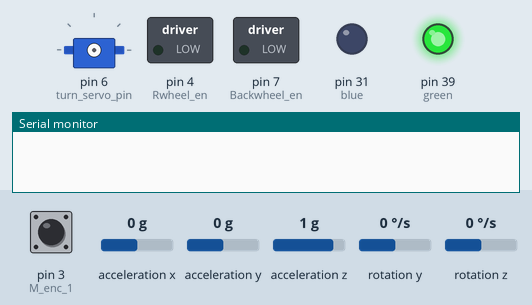
This sketch was run on a simulated Arduino Mega 2560, built with avr-gcc and run on an emulated ATmega2560. Parts: servo, switched loads named in the sketch (green lamp = pin HIGH), output pins drawn as LEDs (lit = HIGH), the last lines printed to the serial monitor. Wiring (inferred from the names in the program): MPU-6050 motion sensor at I2C address 0x68. The inputs (shaded band) are chosen by the test bench; at power-on: acceleration z 1 g, acceleration x 0 g, pin 3 (M_enc_1) HIGH, acceleration y 0 g, rotation y 0 °/s, rotation z 0 °/s.

Above: at 0.9 s.
1.0 s: acceleration z set to 0.1 g
At 3.8 s:
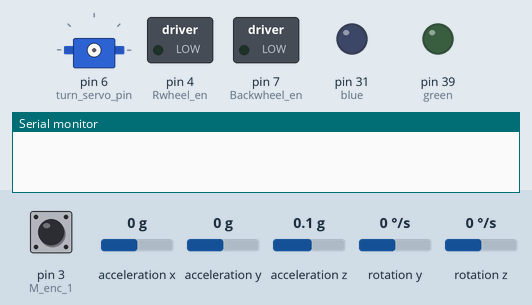
4.0 s: acceleration z set to -0.2 g
At 5.2 s:
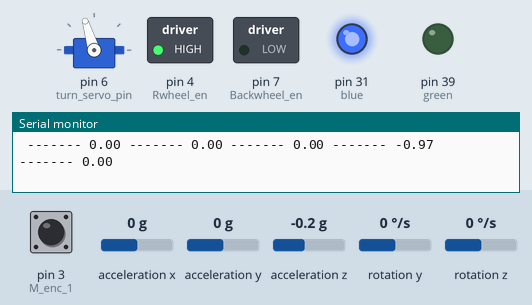
5.6 s: acceleration x set to 1.4 g
Timing chart, 0 to 8.6 s (numbered marks = the images above; inputs shaded):
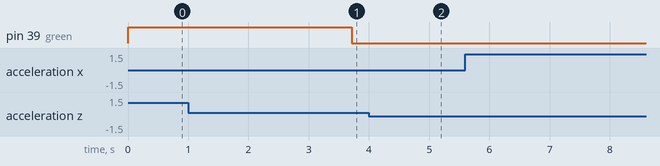

The sketch:

With_Interrupt_LQR.ino
```cpp
#include "remote_x.h"
#include "motor_run.h"
#include "mpu_header.h"
#include "testing_print.h"
//------------#######################################----------------------------------------------#
//            ||  chose your Controller   || ------- uncomment line 1 to implement PID controller  #
//            ||      from HERE           || ------- uncomment line 2 to implement LQR controller  #
//------------#######################################----------------------------------------------#
#define choose_PID    // Line 1
//#define choose_LQR    // Line 2


//######################################################---------------------------------------------declarations
float set_point = -3.32;
float error= 0, error_d = 0,  error_i = 0 , prev_error = 0,W_Rwheel;
float Rmotor_torque ;
float bot_inclination;
volatile long counter = 0,prev_counter=0;
void PID_controle();
void integrate_error();
//######################################################-----------------------------------------LQR gains
float K1 = 0, K2 = 0,K3 = 0;
//######################################################---------------------------------------------SETUP

void setup() {
  Serial1.begin(115200);
  Serial.begin(115200);
  Wire.begin();
  Wire.setClock(400000UL);
  pinMode(green,OUTPUT);
  pinMode(blue,OUTPUT);
  pinMode(M_enc_1,INPUT);
  pinMode(M_enc_2,INPUT);
  attachInterrupt(digitalPinToInterrupt(M_enc_1), rotary, RISING);
  Adjust_rmt_Data();
  digitalWrite(green,HIGH);
  resetMPU();
  Set_up_timers();
}
//######################################################-------------------------------------------LOOP
void loop() {
  //update_gains ();
  read_remote();
  run_backwheel();
  run_front_servo();
  print_data(counter,bot_inclination);
}

//######################################################----------------------here is the ISRs of interrupt sequences are defined
ISR(TIMER1_COMPA_vect)     //writing ISR with vector for timer 1A  // run pid calculation after 10ms it willl take 200 micro sec time
{
  #ifdef choose_PID
  PID_controle();
  #endif

  #ifdef choose_LQR
  LQR_controle();
  #endif
}

ISR(TIMER1_COMPB_vect)     //writing ISR with vector for timer 1B  //run data fusion after 7 ms it will take 400 micro sec time
{ bot_inclination = dataFusion(0.98);  }    //returns filterd inclination of bot

ISR(TIMER1_COMPC_vect)     //writing ISR with vector for timer 1C  // grabing data at 4ms it takes around 700 micro sec
{ sei();                   //after entring in an ISR globle interrupts gets disabled
  readAccel(16384.0);      //read XYZ Accel data from registers 0x3B to 0x40
  readGyro(32.75);         //reading gyro data
  }
//############################################################
//function name:      rotary()
//passing arguments:  NONE
//return :            NONE
//description:
//############################################################
void rotary() {
if(digitalRead(M_enc_2))
counter--;
else
counter++;
}
//######################################################---------------------------------------------LQR controler here
// for LQr controller o/p states will be inclination and angular velocity of cycle bot and angular velocity of reation wheel
void LQR_controle()
{
  W_Rwheel = (counter - prev_counter)/Ts;
  prev_counter = counter;
  Rmotor_torque = (K1 * (set_point - bot_inclination)*(3.14/360)) + (K2 * GyroY ) + (K3 * (W_Rwheel)*(3.14/270));     // LQR algorithm
  //-----------------------------------------------------|^|--converting in redian----------------------|^|---converting encoder tics/sec in redian/secon
  run_Rwheel(Rmotor_torque);
}

//######################################################---------------------------------------------PID controler here
void PID_controle()
{
  error = set_point - bot_inclination;      //it derives the output error w.r.t. set point for PID controller
  integrate_error();                        //it integrates arror and constrains it within the renge of motor saturation (anti winding)
  error_d = (error - prev_error) / Ts;      //it differentiats error
  prev_error = error;                       // keeping trace back of previous error

  Rmotor_torque = (Kp * error) + (Ki * error_i) + (Kd * error_d);     // PID algorithm
  run_Rwheel(Rmotor_torque);
}

//############################################################
//function name:      integrate_error()
//passing arguments:  NONE
//return :            NONE
//discription:        it integrates 'error' and also assures that integration values stays between -255 to 255
//                    it prevents to windup integrator towards infinity for constant error because of machine saturation
//############################################################

void integrate_error()
{
  if ((Ki * error_i <255 & Ki*error_i > -255)) error_i = error_i + error * Ts;             // integrate normally if "Ki*error_i" value is within the range of saturation(-255 to 255)

  else if (Ki * error_i > 255)                 error_i = float(int(255 / Ki));            // if "Ki*error_i" value is exeding 255 just turn of integrator

  else if ( Ki * error_i < -255)               error_i = float(int(-255 / Ki));          //if "Ki*error_i" value becoming lower than -255 just turn of integrator
}

//############################################################
//function name:      Set_up_timers()
//passing arguments:  NONE
//return :            NONE
//description:        in configurs timers and also mode of oprating timer and generating interrupt
//                    here we are using timer 1 and its 3 compare match registers and when match with OCR1A occurs its resets timer1 and generates interrupt
//                    when timer starts OCR1C register gentrates interrupt at 4ms; OCR1B at 7ms and OCR1A at 10ms and thus uniform sampling gets assureds
//############################################################
void Set_up_timers()
{
    cli();               //to reinitialize all interupts
    TCCR1A = B00000000;  //clear whole register
    TCCR1B = B00001101;  //setting up prescaler to 1024 and ctc mode too

    OCR1AH = 0x00;       //high byte of compare match register
    OCR1AL = 0x3F;       //low byte of compare match register//interupt after 10ms = 0x9D

    OCR1BH = 0x00;       //high byte of compare match register
    OCR1BL = 0x2F;//0x6F;       //low byte of compare match register//interrupt after 7ms = 0X6F

    OCR1CH = 0x00;       //high byte of compare match register
    OCR1CL = 0x20;       //low byte of compare match register//intrrupt after 4ms  = 0X3F

    TIMSK1 = B00001110;  //enabling timer interrupt on compare match register A
    sei();
}
```

motor_run.h
```cpp
#include <ServoTimer2.h>
#include<arduino.h>

ServoTimer2 turnservo;

#define Rwheel_en 4
#define Rwheel_m1 27
#define Rwheel_m2 29

#define Backwheel_en 7
#define backwheel_m1 25
#define backwheel_m2 23

#define turn_servo_pin 6
void motorA_direction(int);
void motorB_direction(int);
void motor_signal_A(int, int);
void motor_signal_B(int, int);

#define M_enc_1 3
#define M_enc_2 5
//############################################################
//function name:      run_backwheel()
//passing arguments:  NONE
//return :            NONE
//discription:        it  runs backwheel motor according to commands received from remote
//
//############################################################
void run_backwheel(){
if (backwheel > 0)
{
    analogWrite(Backwheel_en,abs(backwheel));
    digitalWrite(backwheel_m1, HIGH);
    digitalWrite(backwheel_m2, LOW);
}
else if (backwheel < 0)
{
    analogWrite(Backwheel_en,abs(backwheel));
    digitalWrite(backwheel_m1, LOW);
    digitalWrite(backwheel_m2, HIGH);
}
else
{
    analogWrite(Backwheel_en,0);
    digitalWrite(backwheel_m1, LOW);
    digitalWrite(backwheel_m2, LOW);
}
}
//############################################################
//function name:      run_front_servo()
//passing arguments:  NONE
//return :            NONE
//discription:        it  sets servomotor angle according to commands received from remote
//############################################################
void run_front_servo()
{
turnservo.attach (turn_servo_pin);
turnservo.write(map(turnwheel, 0,180,750, 2250));
}

//############################################################
//function name:      run_Rwheel()
//passing arguments:  torque to be set and calculated from PID
//return :            NONE
//discription:        it  sets servomotor angle according to commands received from remote
//############################################################
void run_Rwheel(float torque)
{
torque = constrain (torque, -255, 255 );
if (torque > 0)
{
    analogWrite(Rwheel_en,abs(torque));
    digitalWrite(Rwheel_m1, HIGH);
    digitalWrite(Rwheel_m2, LOW);
}
else if (torque < 0)
{
    analogWrite(Rwheel_en,abs(torque));
    digitalWrite(Rwheel_m1, LOW);
    digitalWrite(Rwheel_m2, HIGH);
}
else
{
    analogWrite(Rwheel_en,0);
    digitalWrite(Rwheel_m1, LOW);
    digitalWrite(Rwheel_m2, LOW);
}
}
```

mpu_header.h
```cpp
#include<Wire.h>
#define MPUaddr0 0x68    //addr used if pin AD0 is set to 0 (left unconnected)
#define MPUaddr1 0x69    //addr used if pin AD0 is set to 1 (wired to VDD)
#define blue 31
#define green 39

float AccelX, AccelY, AccelZ = 0;              ////scaled data from MPU accl(force)
float accelYangle = 0;////angle calculated from accl(degree)
float GyroX, GyroY, GyroZ = 0;                 ////scaled data from MPU  gyro(degree/sec)
float pitch, gyroYang;
void readGyro(float);
void readAccel(float);
void initiate_pitch();

//--------------------------------------------------------------------------
float Ts = 0.004; //////main frequency  - 200hz
float gyroffset = 1.75;   //offset in angular velocity
//-----------------------------------------------------------------

//############################################################
//function name:      dataFusion()
//passing arguments:  filter coefficient of complementary filter()default is 0.97
//return :            filterd data of inclination in degree
//discription:        it grabs data from MPU 6050 with SPI protocol and calculates angle from raw data and also performs data fusion on it
//############################################################

float dataFusion(float alpha_comp = 0.97)
{
  accelYangle = (atan2(-AccelX, -AccelZ)) * 180 / PI;   //calculate angle from accel data in  degree(method 1)
  gyroYang =  pitch + GyroY* Ts;                        //calculate angle from gyro data in degree
  pitch       = (alpha_comp* (pitch + GyroY* Ts)) + ((1.0 - alpha_comp) * accelYangle);       //fuse data using complementry filter algorythem in degree
  return (pitch);                                       //return data of data fusion
}

//############################################################
//function name:      readAccel()
//passing arguments:  divisor to convert raw data in to MKS unit of physical quantity
//return :            NONE
//discription:        it grabs data from MPU 6050 with SPI protocol and calclates forces on X & Z axis from raw data
//############################################################

void readAccel(float accelDivisor)
{
  Wire.beginTransmission(MPUaddr0);   //begin transmission with mpu on defined address
  Wire.write(0x3B);                   //define register to be accesed
  Wire.endTransmission();             //over the commanding
  Wire.requestFrom(MPUaddr0, 6);      //read 6 consecutive registers starting at 0x3B
  if (Wire.available() >= 6){
    //combining raw data received from 2 diffrent bytes in one variable for X axis
    int16_t temp0 = Wire.read() << 8;   //read upper byte of X
    int16_t temp1 = Wire.read();        //read lower byte of X
    AccelX = (float) (temp0 | temp1);
    AccelX = AccelX / accelDivisor;     //converting data to force in factor of gravitational acceleration

    //wasting 2 bites as they are for y axis and not for oure use
    Wire.read();           //read upper byte of Y
    Wire.read();           //read lower byte of Y

    //combining raw data received from 2 different bytes in one veriable for Z axis
    temp0 = Wire.read() << 8;           //read upper byte of Z
    temp1 = Wire.read();                //read lower byte of Z
    AccelZ = (float) (temp0 | temp1);
    AccelZ = AccelZ / accelDivisor;     //converting data to force in factor of gravitetional accilaration
  }
}
//############################################################
//function name:      readGyro()
//passing arguments:  divisor to convert raw data in to MKS unit of physical quantity
//return :            NONE
//discription:        it grabs data from MPU 6050 with SPI protocol and calclates angular velocity around Y axis in degree/sec
//############################################################
void readGyro(float gyroDivisor){

  Wire.beginTransmission(MPUaddr0);
  Wire.write(0x45);
  Wire.endTransmission();
  Wire.requestFrom(MPUaddr0, 6);    //read 6 consecutive registers starting at 0x43
  if (Wire.available() >= 6){
    //combining raw data received from 2 diffrent bytes in one veriable for Y axis
    int16_t temp0 = Wire.read() << 8;   //read upper byte of X
    int16_t temp1 = Wire.read();        //read lower byte of X
    GyroY = (float) (temp0 | temp1);
    GyroY = GyroY / gyroDivisor ;       // converting data ti to degree/sec
    GyroY = -GyroY+gyroffset;           // removing constant offset from gyro angular velocity because of manufacturing errors.=
  }
}
//############################################################
//function name:      setAccelSensitivity()
//passing arguments:  sensitivity to be set in accelerometer
//return :            NONE
//description:        it sets accelerometer to defined full scale range  (details are in data sheet of mpu)
//############################################################
void setAccelSensitivity(uint8_t g_factor){

  Wire.beginTransmission(MPUaddr0);   //initialize comm with MPU @ 0x68
  Wire.write(0x1C);                   //write to register 0x1C
  Wire.write(g_factor);               //setting bit 7 to 1 resets all internal registers to default values
  Wire.endTransmission();             //end comm
}
//############################################################
//function name:      setAccelSensitivity()
//passing arguments:  sensitivity to be set in gyro scop
//return :            NONE
//description:        it sets gyroscope to defined full scale range  (details are in data sheet of mpu)
//############################################################
void setGyroSensitivity(uint8_t dps){

  Wire.beginTransmission(MPUaddr0);   //initialize comm with MPU @ 0x68
  Wire.write(0x1B);                   //write to register 0x1B
  Wire.write(dps);                    //setting bit 7 to 1 resets all internal registers to default values
  Wire.endTransmission();             //end comm
}

//############################################################
//function name:      resetMPU()
//passing arguments:  NONE
//return :            NONE
//description:        it sets sensitivity and other perameters of sensors to default values at the initialaization of bot
//############################################################

void resetMPU()
{
  Wire.beginTransmission(MPUaddr0);   //initialize comm with MPU @ 0x68
  Wire.write(0x6B);                   //write to register 0x6B
  Wire.write(0x00);                   //reset all internal registers to default values
  Wire.endTransmission();             //end comm
  delay(100);
  setGyroSensitivity(0x10);   //programmable range of +/-250, +/-500, +/-1000, +/-2000 DPS
  setAccelSensitivity(0x00);  //programmable range of +/-2g, +/-4g, +/-8g, +/-16g

  initiate_pitch();           //it initializes the pitch to a proper angle to remove offsets to be integrated

}

//############################################################
//function name:      initiate_pitch()
//passing arguments:  NONE
//return :            NONE
//discription:        it initializes the pitch to a proper angle to remove offsets to be integrated
//                    during this period we need to keep bot pteady an any position and it will take 1000 samples to from accelerometer
//                    to calculate precise current angle (initial condetions)
//############################################################
void initiate_pitch()
{ //taking 1000 samples and finding its average
  for (int i=0; i < 1000; i++)
  {
   readAccel(16384.0);
   pitch = pitch +((atan(-1 * AccelX / sqrt(pow(AccelY, 2) + pow(AccelZ, 2)))) * 180 / PI);
   delay (3);
  }
  pitch = pitch/1000;
  digitalWrite(green,LOW);
  //we stuckes our MCU to till bot gets to +/-1 degree for better initializatio of PID controlet functioning
  while (1)
  { readAccel(16384.0);      //read XYZ Accel data from registers 0x3B to 0x40
    readGyro(32.75);
    dataFusion();
    if (pitch < 1 && pitch >-1)
    break;
  }
  digitalWrite(blue,HIGH);
}
```

Source omitted: remote_x.h (2348 bytes), testing_print.h (2469 bytes)

Measured:
- the behaviour switches between 0 and -0.1 g on acceleration z (found by bisection; images 1 and 2)
- after the input at 4.0 s, pin 4 (Rwheel_en), pin 31 (blue): LOW → HIGH after 0.16 s
